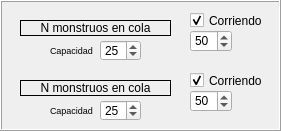
   <widget class="QFrame" name="frmCalidad">
    <property name="geometry">
     <rect>
      <x>450</x>
      <y>350</y>
      <width>281</width>
      <height>131</height>
     </rect>
    </property>
    <property name="frameShape">
     <enum>QFrame::Shape::Box</enum>
    </property>
    <property name="frameShadow">
     <enum>QFrame::Shadow::Raised</enum>
    </property>
    <widget class="QCheckBox" name="checkBoxRobot1">
     <property name="geometry">
      <rect>
       <x>190</x>
       <y>10</y>
       <width>81</width>
       <height>21</height>
      </rect>
     </property>
     <property name="text">
      <string>Corriendo</string>
     </property>
     <property name="checked">
      <bool>true</bool>
     </property>
    </widget>
    <widget class="QSpinBox" name="sbxProbaRobot1">
     <property name="enabled">
      <bool>true</bool>
     </property>
     <property name="geometry">
      <rect>
       <x>190</x>
       <y>30</y>
       <width>42</width>
       <height>22</height>
      </rect>
     </property>
     <property name="minimum">
      <number>0</number>
     </property>
     <property name="maximum">
      <number>100</number>
     </property>
     <property name="value">
      <number>50</number>
     </property>
    </widget>
    <widget class="QCheckBox" name="checkBoxRobot2">
     <property name="geometry">
      <rect>
       <x>190</x>
       <y>70</y>
       <width>81</width>
       <height>21</height>
      </rect>
     </property>
     <property name="text">
      <string>Corriendo</string>
     </property>
     <property name="checked">
      <bool>true</bool>
     </property>
    </widget>
    <widget class="QSpinBox" name="sbxProbaRobot2">
     <property name="enabled">
      <bool>true</bool>
     </property>
     <property name="geometry">
      <rect>
       <x>190</x>
       <y>90</y>
       <width>42</width>
       <height>22</height>
      </rect>
     </property>
     <property name="minimum">
      <number>0</number>
     </property>
     <property name="maximum">
      <number>100</number>
     </property>
     <property name="value">
      <number>50</number>
     </property>
    </widget>
    <widget class="QLabel" name="lblColaRobot1">
     <property name="geometry">
      <rect>
       <x>20</x>
       <y>20</y>
       <width>151</width>
       <height>16</height>
      </rect>
     </property>
     <property name="autoFillBackground">
      <bool>false</bool>
     </property>
     <property name="frameShape">
      <enum>QFrame::Shape::Box</enum>
     </property>
     <property name="frameShadow">
      <enum>QFrame::Shadow::Plain</enum>
     </property>
     <property name="text">
      <string>N monstruos en cola</string>
     </property>
     <property name="alignment">
      <set>Qt::AlignmentFlag::AlignCenter</set>
     </property>
     <property name="wordWrap">
      <bool>false</bool>
     </property>
     <property name="margin">
      <number>0</number>
     </property>
     <property name="indent">
      <number>-1</number>
     </property>
    </widget>
    <widget class="QLabel" name="lblColaRobot2">
     <property name="geometry">
      <rect>
       <x>20</x>
       <y>80</y>
       <width>151</width>
       <height>16</height>
      </rect>
     </property>
     <property name="autoFillBackground">
      <bool>false</bool>
     </property>
     <property name="frameShape">
      <enum>QFrame::Shape::Box</enum>
     </property>
     <property name="frameShadow">
      <enum>QFrame::Shadow::Plain</enum>
     </property>
     <property name="text">
      <string>N monstruos en cola</string>
     </property>
     <property name="alignment">
      <set>Qt::AlignmentFlag::AlignCenter</set>
     </property>
     <property name="wordWrap">
      <bool>false</bool>
     </property>
     <property name="margin">
      <number>0</number>
     </property>
     <property name="indent">
      <number>-1</number>
     </property>
    </widget>
    <widget class="QLabel" name="lblCapacidad5">
     <property name="geometry">
      <rect>
       <x>50</x>
       <y>30</y>
       <width>51</width>
       <height>41</height>
      </rect>
     </property>
     <property name="font">
      <font>
       <pointsize>7</pointsize>
      </font>
     </property>
     <property name="text">
      <string>Capacidad</string>
     </property>
    </widget>
    <widget class="QSpinBox" name="sbxCapacidadColaRobot1">
     <property name="geometry">
      <rect>
       <x>100</x>
       <y>40</y>
       <width>41</width>
       <height>21</height>
      </rect>
     </property>
     <property name="minimum">
      <number>10</number>
     </property>
     <property name="maximum">
      <number>50</number>
     </property>
     <property name="value">
      <number>25</number>
     </property>
    </widget>
    <widget class="QLabel" name="lblCapacidad6">
     <property name="geometry">
      <rect>
       <x>50</x>
       <y>90</y>
       <width>51</width>
       <height>41</height>
      </rect>
     </property>
     <property name="font">
      <font>
       <pointsize>7</pointsize>
      </font>
     </property>
     <property name="text">
      <string>Capacidad</string>
     </property>
    </widget>
    <widget class="QSpinBox" name="sbxCapacidadColaRobot2">
     <property name="geometry">
      <rect>
       <x>100</x>
       <y>100</y>
       <width>41</width>
       <height>21</height>
      </rect>
     </property>
     <property name="minimum">
      <number>10</number>
     </property>
     <property name="maximum">
      <number>50</number>
     </property>
     <property name="value">
      <number>25</number>
     </property>
    </widget>
   </widget>
